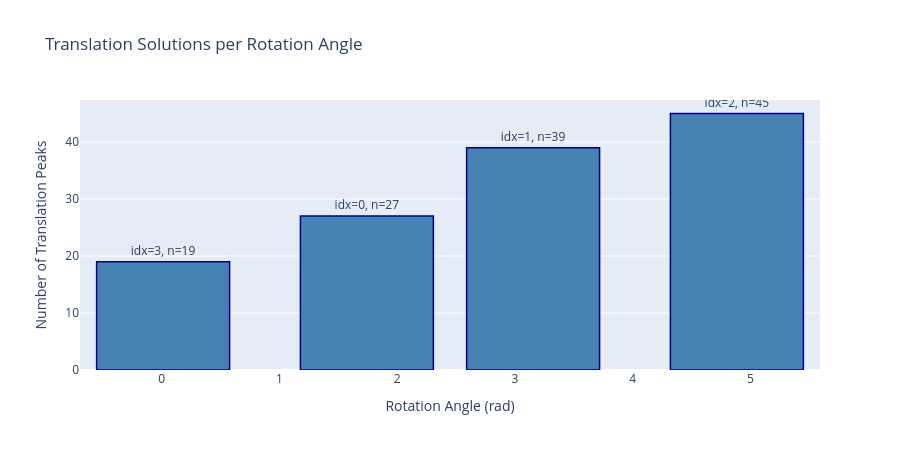

This figure's notebook cell:
### Markdown cell above
## Translation Solutions per Rotation Angle

Bar chart showing how many translation solutions were detected for each candidate rotation angle.

### Code cell
if data_meta and angle_data and len(rotation_order) > 0:
    fig = go.Figure()
    
    angles = [angle_data[i]['angle'] for i in rotation_order
              if i < len(angle_data)]
    num_trans = [angle_data[i]['numTranslations'] for i in rotation_order
                 if i < len(angle_data)]
    angle_indices = [angle_data[i]['angleIndex'] for i in rotation_order
                    if i < len(angle_data)]
    
    fig.add_trace(go.Bar(
        x=angles,
        y=num_trans,
        text=[f'idx={idx}, n={n}' for idx, n in zip(angle_indices, num_trans)],
        textposition='outside',
        marker_color='steelblue',
        marker_line_color='darkblue',
        marker_line_width=1.5,
        name='Translation Solutions'
    ))
    
    fig.update_xaxes(title_text='Rotation Angle (rad)')
    fig.update_yaxes(title_text='Number of Translation Peaks')
    fig.update_layout(height=450, width=900, title_text='Translation Solutions per Rotation Angle')
    fig.show()
else:
    print('No dataForReadIn.csv data available')

### Figure 1 — Plotly figure (JSON) as saved in the notebook; plotly's stock layout.template omitted (floating-point values rounded to 4 significant figures)
{"data": [{"marker": {"color": "steelblue", "line": {"color": "darkblue", "width": 1.5}}, "name": "Translation Solutions", "text": ["idx=3, n=19", "idx=0, n=27", "idx=1, n=39", "idx=2, n=45"], "textposition": "outside", "type": "bar", "x": [0.01227, 1.743, 3.154, 4.884], "y": [19, 27, 39, 45]}], "layout": {"height": 450, "title": {"text": "Translation Solutions per Rotation Angle"}, "width": 900, "xaxis": {"title": {"text": "Rotation Angle (rad)"}}, "yaxis": {"title": {"text": "Number of Translation Peaks"}}}}
